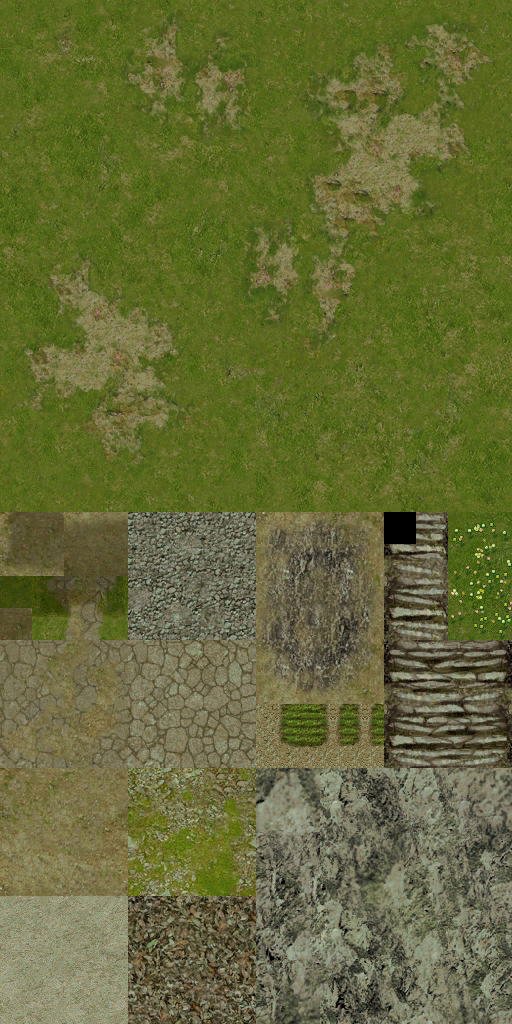
#> input picture artifacts/bmap01_atlas.png, 512 x 1024 px; its folder holds only this picture in this run
$ python -i terrain_kit.py   (imports and definitions only)
#> lines starting #> are read from the running program, lines starting #| are printed output that depends on the picture
"""The app side of terrain painting (:mod:`terrain_paint`).

- :func:`read_terrain` gives a map's ``map_base`` triangles, UVs, atlas,
  mask and light overlay;
- the atlas swatch table of a map is detected from its UVs or saved per
  project (``terrain_paint/<map>.json``, with an optional custom atlas
  ``<map>_atlas.png`` from the atlas builder);
- :class:`PaintData` is what a terrain kit carries between the app and
  Blender (layers as ``.npy`` weight images, so Blender needs no PIL);
- :func:`apply_paint` compiles painted layers onto an imported scene's
  ``map_base`` triangles for :func:`model_viewer.replace_map_terrain_with_glb`;
- :func:`read_water` / :func:`write_water_dir` carry the map's water
  surfaces, shoreline fade and shore props (:mod:`water_kit`) into the kit.
"""

from __future__ import annotations

import io
import colorsys
import json
import math
import re
from dataclasses import dataclass, field
from pathlib import Path
from typing import Optional

import numpy as np
from PIL import Image

from . import terrain_paint as tp
from .formats import gltf_import, gs_file, map_file, tpl
from .formats import model as model_fmt

PAINT_FOLDER = "terrain_paint"
TILESETS_FOLDER = "tilesets"
#: Paint layers cover the mask's 640 units at 1.6 pixels per unit, twice the mask's detail.
PAINT_RESOLUTION = 1024
#: Units between the sculpt grid's vertices.
SCULPT_SPACING = 2.0
MANIFEST = "kit.json"


@dataclass
class TerrainSource:
    terrain: str
    positions: np.ndarray  # (n, 3, 3) map_base triangles
    uv0: np.ndarray
    uv1: np.ndarray
    atlas: Image.Image
    mask: np.ndarray  # uint8, square
    light: Optional[Image.Image]
    light_matrix: Optional[tuple]
    playable: Optional[tuple[float, float, float, float]]
    triangles: int  # every terrain triangle, all materials


# [55 lines left out: functions read_terrain, read_terrain_atlas, not called in this run]


# ---------------------------------------------------------------- swatch tables


def layout_path(project_dir: Path, map_folder: str) -> Path:
    return Path(project_dir) / PAINT_FOLDER / f"{map_folder}.json"


def custom_atlas_path(project_dir: Path, map_folder: str) -> Path:
    return Path(project_dir) / PAINT_FOLDER / f"{map_folder}_atlas.png"


@dataclass
class ProjectTileset:
    """A reusable terrain atlas owned by the project rather than one map."""

    key: str
    name: str
    source_map: str
    layout: tp.AtlasLayout
    atlas: Image.Image


# [5 lines left out: function _tileset_key, not called in this run]


def tilesets_path(project_dir: Path) -> Path:
    return Path(project_dir) / PAINT_FOLDER / TILESETS_FOLDER


# [41 lines left out: functions save_project_tileset, load_project_tileset, project_tilesets, not called in this run]


def detect_layout(source: TerrainSource) -> tp.AtlasLayout:
    width, height = source.atlas.size
    layout = tp.layout_from_uvs(source.positions, source.uv0, source.uv1, width, height)
    _split_mixed_swatches(layout, source.atlas)
    add_unused_cells(layout, atlas=source.atlas)
    _name_generic_swatches(layout, source.atlas)
    return layout


# [97 lines left out: functions load_layout, save_layout, _swatch_content_name, not called in this run]


_OLD_AUTO_NAME = re.compile(
    r"^(?:Transparent|Snow|Dark stone|Stone|Grey|Red earth|Earth|Sand|Dry grass|Yellow|Grass|Teal|Water|Purple) "
    r"\d+,\d+$"
)


# [329 lines left out: functions _name_generic_swatches, _split_mixed_swatches, _unused_cell_size, _fitting_unused_rectangles, add_unused_cells, not called in this run]


# ---------------------------------------------------------------- paint data


@dataclass
class PaintData:
    """Painted layers and what they need: compiled by :func:`apply_paint`."""

    layout: tp.AtlasLayout
    layers: list[tp.Layer]
    atlas: Image.Image
    custom_atlas: bool = False
    light: Optional[Image.Image] = None  # a baked or painted overlay; None keeps the choice to the import
    slope_degrees: float = tp.SLOPE_DEGREES
    extra: dict = field(default_factory=dict)


# [62 lines left out: functions write_paint_dir, read_paint_dir, kit_paint, not called in this run]


# ---------------------------------------------------------------- water


#: Animated shore props a kit lets the user move: the lapping shore foam and
#: the ship wakes (GRAPHICS_NOTES "Map water").
WAVE_OBJECTS = ("wave_99", "ship_wave_01", "ship_wave_02")


@dataclass
class WaterBody:
    name: str
    level: float
    positions: np.ndarray  # (n, 3, 3) surface triangles, glTF winding
    scroll: Optional[tuple[float, float, float, float]]
    texture: int  # the drifting image (first texture record)
    fade: bool  # has the shoreline fade (a second record)
    new: bool = False  # added in Blender


@dataclass
class WaveInstance:
    index: int  # in mapbuildinst
    name: str
    column: int  # mesh tiles: placement minus the terrain origin
    row: int
    angle: int
    height: float


@dataclass
class WaterData:
    """A map's water as a kit carries it: surfaces, the shared shoreline
    fade, the drifting images and the shore props."""

    origin: tuple[int, int]
    bodies: list[WaterBody]
    fade: Optional[np.ndarray]  # float 0..1, row 0 at z = 0
    textures: dict[int, Image.Image]
    waves: list[WaveInstance]
    wave_models: dict[str, np.ndarray]  # (n, 3, 3) in the prop's own coordinates
    wave_uvs: dict[str, np.ndarray] = field(default_factory=dict)  # (n, 3, 2)
    wave_textures: dict[str, Image.Image] = field(default_factory=dict)
    #: playable tiles whose terrain type is a water one, in mesh tiles
    water_tiles: list[tuple[int, int]] = field(default_factory=list)


# [98 lines left out: functions _model_triangles, read_water, write_water_dir, not called in this run]


@dataclass
class WaterEdit:
    """A kit's water as Blender saved it, for :func:`apply_water`."""

    bodies: list[WaterBody]
    removed: list[str]
    fade: Optional[np.ndarray]
    fade_changed: bool
    waves: list[WaveInstance]  # index -1: added in Blender
    origin: tuple[int, int]

    # [19 lines left out: functions triangles, read_water_edit, not called in this run]


#: Terrain types the import can repaint tiles with (names used on vanilla maps).
WATER_TILE_TYPES = {"River": "川", "Sea": "海", "Waterway": "水路", "Pond": "池", "Moat": "堀"}
LAND_TILE_TYPES = {"Plain": "平地", "Shore": "海岸", "Desert": "砂漠", "Snow": "雪原"}
#: Natural ground the repaint may flood (and their numbered variants): never
#: bridges, ship decks, floors or buildings standing over water.
FLOODABLE_PREFIXES = ("平地", "海岸", "砂漠", "雪原", "茂み", "山道")
#: Fade under which a covered tile counts as water: where vanilla's water
#: and land tiles split best (bmap03/05/10/13: 90-100 %).
REPAINT_FADE = 0.7


@dataclass
class WaterOutcome:
    warnings: list[str]
    notes: list[str]
    previews: dict[str, Image.Image]


class WaterDonorNeeded(gltf_import.GltfImportError):
    """The kit adds water (or shore foam) the map has no model for."""


# [231 lines left out: functions _water_scene, water_needs_donor, same_surface, apply_water, _apply_waves, _repaint_tiles and 1 more, not called in this run]


# ---------------------------------------------------------------- compile onto an import


@dataclass
class PaintOutcome:
    mask: Image.Image
    result: tp.CompileResult
    notes: list[str]
    previews: dict[str, Image.Image]


# [67 lines left out: functions _scene_arrays, apply_paint, previews, not called in this run]

>>> import cv2
>>> picture = cv2.imread('../../artifacts/bmap01_atlas.png', cv2.IMREAD_GRAYSCALE)
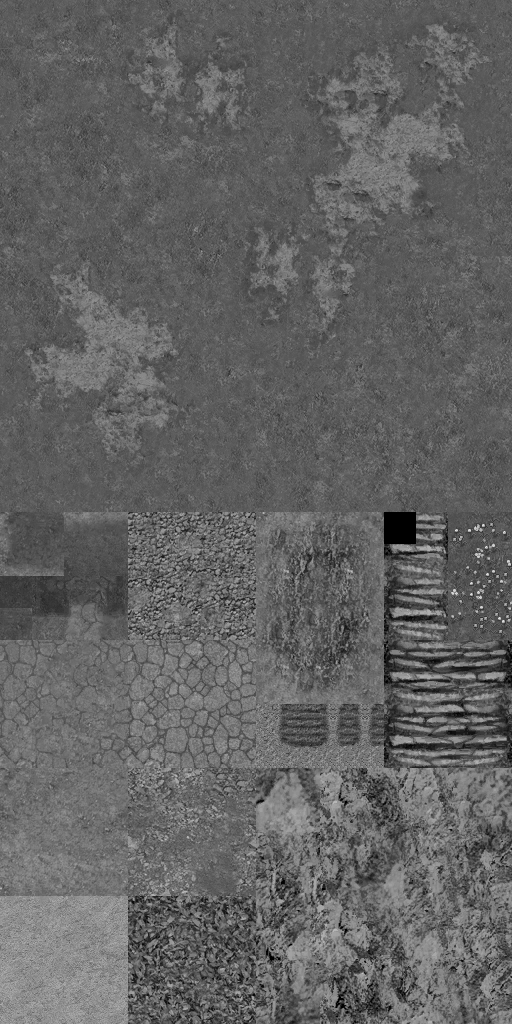
#> picture: shape (1024, 512); min 0, max 231, mean 98.5
#> (the run stopped early here; a loop or call above may not have finished)
